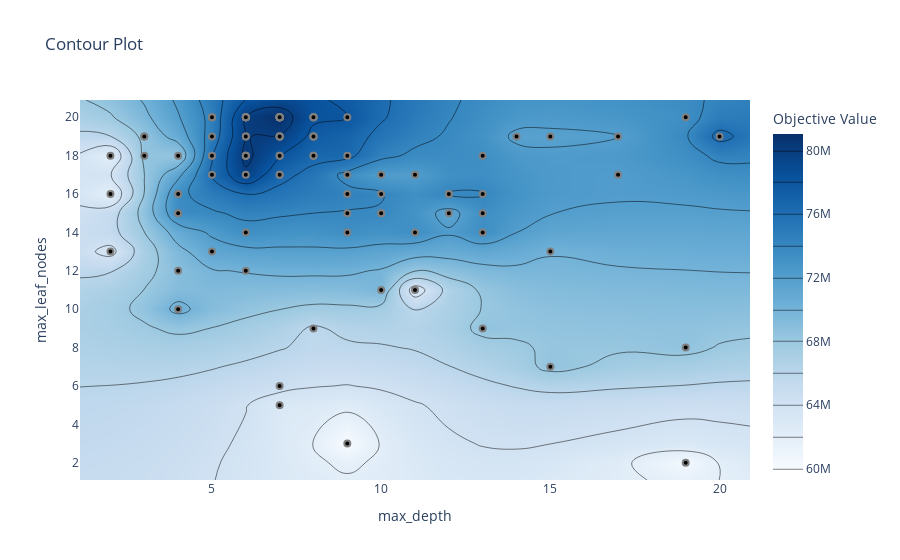

Here is the notebook cell this chart was saved with:
### Code cell
plot_contour(study, params=["max_depth", "max_leaf_nodes"])

### Figure 1 — Plotly figure (JSON) as saved in the notebook; plotly's stock layout.template omitted (floating-point values rounded to 4 significant figures; data arrays with more than 128 entries replaced by an {"elided": "..."} marker saying what was removed)
{"data": [{"colorbar": {"title": {"text": "Objective Value"}}, "colorscale": [[0, "rgb(247,251,255)"], [0.125, "rgb(222,235,247)"], [0.25, "rgb(198,219,239)"], [0.375, "rgb(158,202,225)"], [0.5, "rgb(107,174,214)"], [0.625, "rgb(66,146,198)"], [0.75, "rgb(33,113,181)"], [0.875, "rgb(8,81,156)"], [1, "rgb(8,48,107)"]], "connectgaps": true, "contours": {"coloring": "heatmap"}, "hoverinfo": "none", "line": {"smoothing": 1.3}, "reversescale": false, "type": "contour", "x": [1.1, 2, 3, 4, 5, 6, 7, 8, 9, 10, 11, 12, 13, 14, 15, 17, 19, 20, 20.9], "y": [1.1, 2, 3, 5, 6, 7, 8, 9, 10, 11, 12, 13, 14, 15, 16, 17, 18, 19, 20, 20.9], "z": {"elided": "20x19 float values"}}, {"marker": {"color": "black", "line": {"color": "Gray", "width": 2}}, "mode": "markers", "name": "Feasible Trial", "showlegend": false, "type": "scatter", "x": [13, 17, 13, 9, 7, 4, 19, 9, 19, 19, 2, 5, 2, 6, 11, 4, 9, 8, 11, 4, 15, 4, 4, 6, 2, 8, 4, 10, 13, 13, 13, 10, 10, 15, 12, 15, 12, 14, 12, 17, 10, 10, 11, 9, 8, 12, 9, 7, 7, 7, 7, 7, 7, 6, 6, 7, 7, 5, 5, 7, 8, 6, 3, 6, 7, 5, 8, 7, 5, 8, 7, 6, 6, 3, 6, 8, 7, 9, 5, 6, 3, 7, 20, 8, 9, 6, 6, 5, 4, 7, 6, 6, 5, 8, 7, 7, 7, 7, 8, 7], "y": [15, 19, 9, 15, 5, 16, 20, 17, 8, 2, 13, 13, 16, 12, 17, 10, 14, 18, 11, 15, 7, 16, 15, 14, 18, 20, 12, 15, 16, 14, 18, 16, 17, 19, 15, 13, 16, 19, 16, 17, 11, 15, 14, 16, 19, 16, 3, 17, 20, 20, 20, 20, 20, 20, 20, 20, 19, 20, 18, 19, 20, 20, 19, 18, 18, 20, 19, 18, 20, 18, 6, 20, 20, 19, 19, 9, 19, 18, 19, 17, 18, 19, 19, 20, 20, 18, 18, 17, 18, 17, 20, 19, 18, 19, 20, 20, 20, 20, 20, 20]}, {"marker": {"color": "#cccccc", "line": {"color": "Gray", "width": 2}}, "mode": "markers", "name": "Infeasible Trial", "showlegend": false, "type": "scatter", "x": [], "y": []}], "layout": {"title": {"text": "Contour Plot"}, "xaxis": {"range": [1.1, 20.9], "title": {"text": "max_depth"}}, "yaxis": {"range": [1.1, 20.9], "title": {"text": "max_leaf_nodes"}}}}
